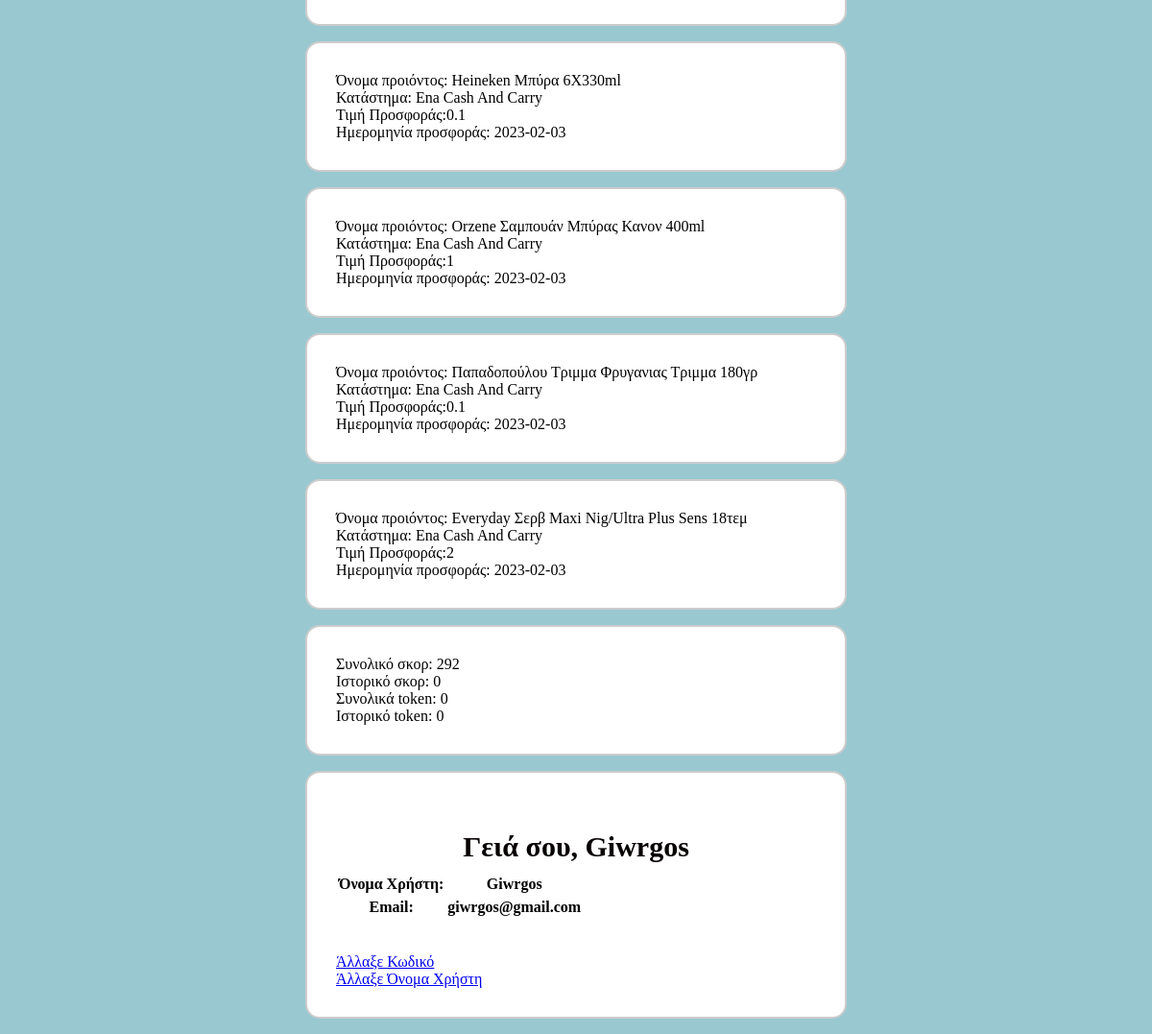
The page /profile.php (signed in) on the database its author committed.
### tables this page shows
CREATE TABLE `offer` (
  `offer_id` int(11) NOT NULL,
  `stock` enum('on stock','out of stock') NOT NULL,
  `product_id` int(11) NOT NULL,
  `offer_price` float NOT NULL,
  `shop_id` bigint(255) NOT NULL,
  `offerdate` date NOT NULL DEFAULT current_timestamp(),
  `like_amount` int(11) NOT NULL,
  `dislike_amount` int(11) NOT NULL,
  `user_id` int(25) NOT NULL,
  `end` int(11) NOT NULL
);

CREATE TABLE `product` (
  `product_id` int(11) NOT NULL,
  `product_name` varchar(255) NOT NULL,
  `category_id` varchar(255) NOT NULL,
  `subcategory_id` varchar(255) NOT NULL
);

CREATE TABLE `shop` (
  `shop_id` bigint(20) NOT NULL,
  `name` varchar(255) NOT NULL,
  `shop` varchar(255) NOT NULL,
  `longitude` double NOT NULL,
  `latitude` double NOT NULL
);

CREATE TABLE `user` (
  `user_id` int(11) NOT NULL,
  `username` varchar(255) NOT NULL,
  `password` varchar(255) NOT NULL,
  `email` varchar(255) NOT NULL,
  `registration_date` datetime NOT NULL DEFAULT current_timestamp(),
  `token` int(11) NOT NULL,
  `score` int(11) NOT NULL,
  `score_history` bigint(20) NOT NULL,
  `token_history` int(12) NOT NULL,
  `admin` int(11) NOT NULL
);

### profile.php (the view, shortened to what this page needs)
<?php
include "db_conn.php";
$user_id=$_SESSION["user_id"];
    $sql = "SELECT * FROM offer WHERE user_id=$user_id";
    $result = $conn->query($sql);
    foreach ($result as $row) {
        $product_id = $row['product_id'];
    $offer_price = $row['offer_price'];
    $offer_date = $row['offerdate'];
    $shop_id = $row['shop_id'];
    $sql = "SELECT product_name FROM product WHERE product_id=$product_id";
    $result = $conn->query($sql);
    $row = $result->fetch_assoc();
    $product_name = $row['product_name'];
    $sql = "SELECT name FROM shop WHERE shop_id=$shop_id";
    $result = $conn->query($sql);
    $row = $result->fetch_assoc();
    $name = $row['name'];
    echo '<form action="" method="post">';
    echo "Όνομα προιόντος: $product_name ";
    echo "<br \>";
    echo "Κατάστημα: $name";
    echo "<br \>";
    echo "Τιμή Προσφοράς:$offer_price";
    echo "<br \>";
    echo "Ημερομηνία προσφοράς: $offer_date";
    echo '</form>';
      }
      $sql = "SELECT score,score_history,token,token_history FROM user WHERE user_id=$user_id";
    $result = $conn->query($sql);
    $row = $result->fetch_assoc();
    $score = $row['score'];
    $score_history = $row['score_history'];
    $token = $row['token'];
    $token_history = $row['token_history'];
    echo '<form action="" method="post">';
    echo "Συνολικό σκορ: $score";
    echo "<br \>";
    echo "Ιστορικό σκορ: $score_history";
    echo "<br \>";
    echo "Συνολικά token: $token";
    echo "<br \>";
    echo "Ιστορικό token: $token_history";
    echo "<br \>";
      echo '</form>';
?>
<!DOCTYPE html>
<link rel="stylesheet" type="text/css" href="style.css">
<Head>
    <body>
        <div class="container">
        <div class="profile">
        <form>
           <h3>Γειά σου, <?php echo $_SESSION['username']; ?></h3>
           <table>
                    <tr>
                        <th>Όνομα Χρήστη:</th>
                        <th><?php echo $_SESSION['username']; ?></th>
                    <tr>
                    <tr>
                        <th>Email:</th>
                        <th><?php echo $_SESSION['email']; ?></th>
                    </tr>
           </table>
            <br />
            <br />
            <a href="change-password.php" class="button">Άλλαξε Κωδικό</a>
            <br/>
           <a href="change-username.php" class="button">Άλλαξε Όνομα Χρήστη</a>
           </form>
        </div>
    </body>
</Head>
</html>

### style.css (style rules this page uses)
body { background: #99c8d1; display: flex; justify-content: center; align-items: center; height: 100vh; flex-direction: column; }
form { width: 500px; border: 2px solid #ccc; padding: 30px; background: #fff; border-radius: 15px; }
h3 { font-family: Georgia, serif; text-align: center; margin-bottom: 10px; }

### profile.php (style rules this page uses)
h3 { text-align: center; color: rgb(6, 0, 0); font-size: 30px; }

### rows shown on the page
offer: product.product_name "Heineken Μπύρα 6X330ml", shop.name "Ena Cash And Carry", offer_price "0.1", offerdate "2023-02-03"
offer: product.product_name "Orzene Σαμπουάν Μπύρας Κανον 400ml", shop.name "Ena Cash And Carry", offer_price "1", offerdate "2023-02-03"
offer: product.product_name "Παπαδοπούλου Τριμμα Φρυγανιας Τριμμα 180γρ", shop.name "Ena Cash And Carry", offer_price "0.1", offerdate "2023-02-03"
offer: product.product_name "Everyday Σερβ Maxi Nig/Ultra Plus Sens 18τεμ", shop.name "Ena Cash And Carry", offer_price "2", offerdate "2023-02-03"
user: score "292", score_history "0", token "0", token_history "0"

### other values the page prints
$_SESSION['username'] "Giwrgos"
$_SESSION['email'] "giwrgos@gmail.com"
